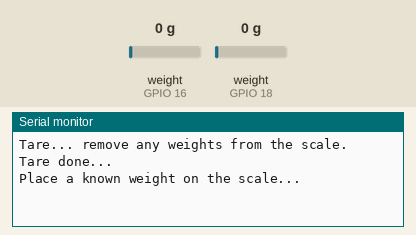
Recording of a sketch running on a simulated ESP32. Shown: the last lines printed to the serial monitor. The test bench sets the inputs (shaded band); at power-on: weight on the scale (sensors on GPIO 18, GPIO 16) 0 g.

Above: at 13.8 s.
13.9 s: weight on the scale (sensor on GPIO 18) set to 100 g
At 16.0 s:
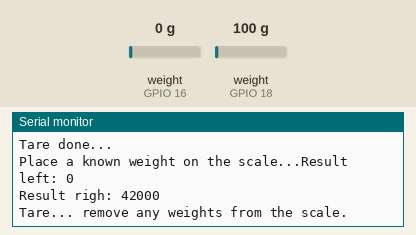
24.4 s: weight on the scale (sensor on GPIO 16) set to 100 g
At 29.8 s:
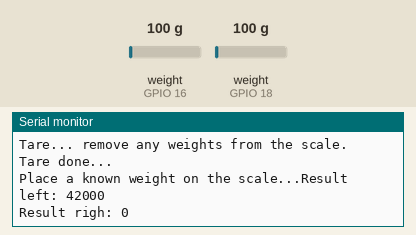

The sketch:

scale.ino
```cpp
// (licence header left out)
// Calibrating the load cell
#include <Arduino.h>
#include "soc/rtc.h"
#include "HX711.h"

// HX711 circuit wiring
const int LLOADCELL_DOUT_PIN = 16;
const int LLOADCELL_SCK_PIN = 4;

const int RLOADCELL_DOUT_PIN = 18;
const int RLOADCELL_SCK_PIN = 5;

HX711 lscale;
HX711 rscale;

void setup() {
  Serial.begin(115200);
  // rtc_clk_cpu_freq_set(RTC_CPU_FREQ_80M);
  lscale.begin(LLOADCELL_DOUT_PIN, LLOADCELL_SCK_PIN);
  rscale.begin(RLOADCELL_DOUT_PIN, RLOADCELL_SCK_PIN);
}

void loop() {

  if (lscale.is_ready() && rscale.is_ready()) {
    lscale.set_scale();
    rscale.set_scale();
    Serial.println("Tare... remove any weights from the scale.");
    delay(5000);
    lscale.tare();
    rscale.tare();
    Serial.println("Tare done...");
    Serial.print("Place a known weight on the scale...");
    delay(5000);
    long lreading = lscale.get_units(10);
    long rreading = rscale.get_units(10);
    Serial.print("Result left: ");
    Serial.println(lreading);
    Serial.print("Result righ: ");
    Serial.println(rreading);

  }
  else {
    Serial.println("HX711 not found.");
  }
  delay(1000);
}

//calibration factor will be the (reading)/(known weight)
```

Measured:
- after the input at 13.9 s, the serial monitor: prints a new line after 0.10 s (image 1)
- after the input at 24.4 s, the serial monitor: prints a new line after 4.6 s (image 2)
